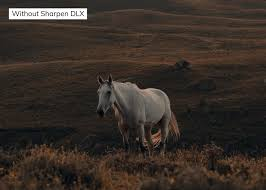
#> input picture ex3/images.jfif, 266 x 190 px
$ python 2.py
#> lines starting #> are read from the running program, lines starting #| are printed output that depends on the picture
# -*- coding: utf-8 -*-
"""
Created on Wed Jul 24 10:15:36 2024

@author: Administrator
"""

import cv2
import numpy as np
img=cv2.imread("images.jfif")
#> img is the input picture: shape (190, 266, 3); mean B, G, R 39.6, 46.4, 55.3
img=cv2.GaussianBlur(img,(5,5),1.5)
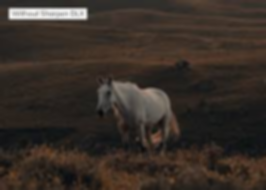
#> img: shape (190, 266, 3); mean B, G, R 39.6, 46.4, 55.3
kernal=np.array([[-1,-1,-1],[-1,9,-1],[-1,-1,-1]])
sharp=cv2.filter2D(img,-2, kernal)
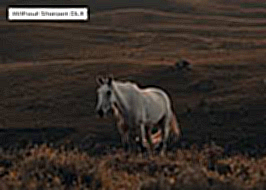
#> sharp: shape (190, 266, 3); mean B, G, R 39.5, 46.1, 55
cv2.imshow("Normal image", img)
cv2.imshow("sharpen image", sharp)
cv2.waitKey(0)
cv2.destroyAllWindows()
